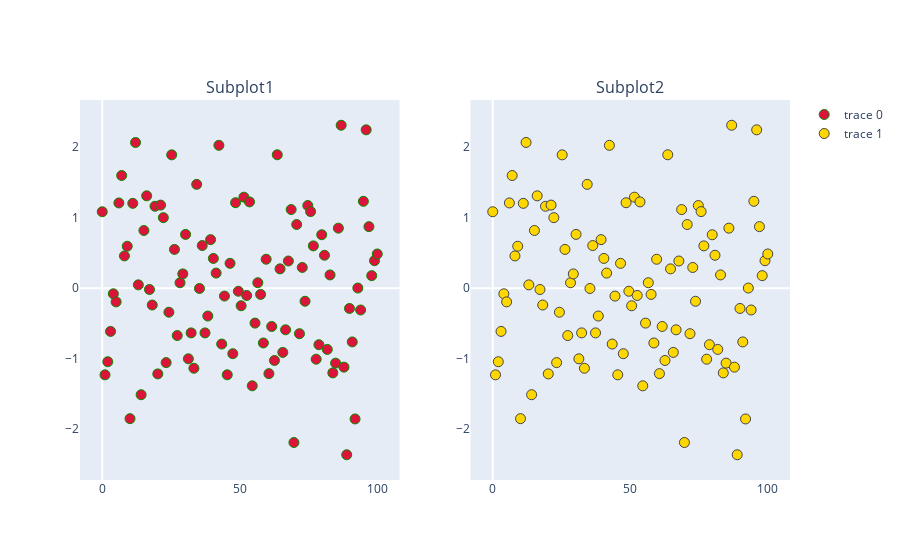

The cell this chart's notebook holds for it:
### Code cell
fig = make_subplots(rows = 1, cols = 2, subplot_titles = ("Subplot1", "Subplot2"))

fig.add_trace(go.Scatter(x = x_values, y = y_values, mode = 'markers',
                        marker = dict(size = 10, color = 'crimson', symbol = 'circle', line = dict(width = 1, color = '#0E8700'))),
                        row = 1, col = 1)

fig.add_trace(go.Scatter(x = x_values, y = y_values, mode = 'markers',
                        marker = dict(size = 10, color = 'gold', symbol = 'circle', line = dict(width = 1))),
                        row = 1, col = 2)

fig.update_xaxes(showgrid = False)
fig.update_yaxes(showgrid = False)

fig.show()
